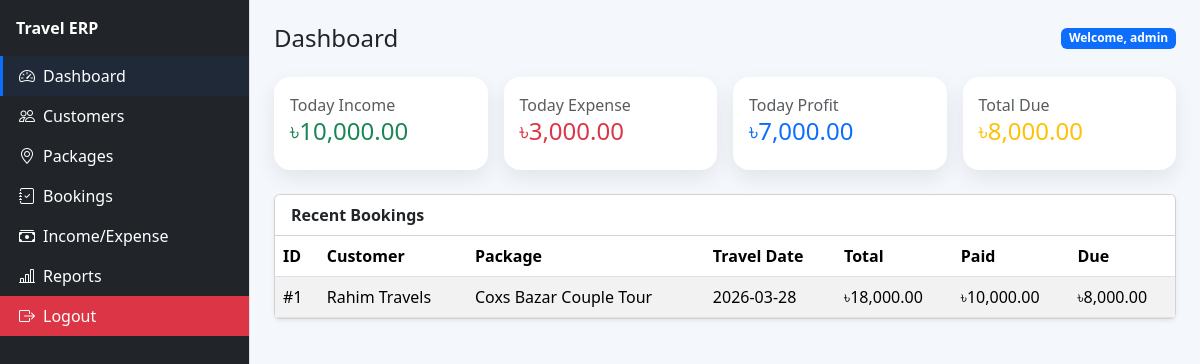
The page /dashboard.php?page=dashboard (signed in) on the database its author committed.
### tables this page shows
CREATE TABLE IF NOT EXISTS bookings (
    id INT AUTO_INCREMENT PRIMARY KEY,
    customer_id INT NOT NULL,
    package_id INT NOT NULL,
    travel_date DATE NOT NULL,
    traveler_count INT NOT NULL,
    total_price DECIMAL(12,2) NOT NULL,
    paid_amount DECIMAL(12,2) NOT NULL DEFAULT 0,
    due_amount DECIMAL(12,2) NOT NULL DEFAULT 0,
    status ENUM('paid','partial') DEFAULT 'partial',
    created_at TIMESTAMP DEFAULT CURRENT_TIMESTAMP,
    CONSTRAINT fk_booking_customer FOREIGN KEY (customer_id) REFERENCES customers(id) ON DELETE CASCADE,
    CONSTRAINT fk_booking_package FOREIGN KEY (package_id) REFERENCES packages(id) ON DELETE CASCADE
);

CREATE TABLE IF NOT EXISTS customers (
    id INT AUTO_INCREMENT PRIMARY KEY,
    name VARCHAR(150) NOT NULL,
    phone VARCHAR(30) NOT NULL,
    email VARCHAR(150),
    address TEXT,
    created_at TIMESTAMP DEFAULT CURRENT_TIMESTAMP
);

CREATE TABLE IF NOT EXISTS packages (
    id INT AUTO_INCREMENT PRIMARY KEY,
    title VARCHAR(150) NOT NULL,
    destination VARCHAR(120) NOT NULL,
    days INT NOT NULL,
    base_price DECIMAL(12,2) NOT NULL,
    description TEXT,
    created_at TIMESTAMP DEFAULT CURRENT_TIMESTAMP
);

### config/helpers.php (called while the page is built, shortened)
<?php
function e(string $value): string
{
    return htmlspecialchars($value, ENT_QUOTES, 'UTF-8');
}
function money(float $value): string
{
    return number_format($value, 2);
}

### pages/dashboard.php (the view)
<?php
$today = date('Y-m-d');
$incomeToday = (float) ($conn->query("SELECT COALESCE(SUM(amount),0) total FROM transactions WHERE type='income' AND date='$today'")->fetch_assoc()['total'] ?? 0);
$expenseToday = (float) ($conn->query("SELECT COALESCE(SUM(amount),0) total FROM transactions WHERE type='expense' AND date='$today'")->fetch_assoc()['total'] ?? 0);
$dueTotal = (float) ($conn->query("SELECT COALESCE(SUM(due_amount),0) total FROM bookings")->fetch_assoc()['total'] ?? 0);
$profitToday = $incomeToday - $expenseToday;
$recentBookings = $conn->query("SELECT b.id, c.name customer, p.title package, b.travel_date, b.total_price, b.paid_amount, b.due_amount FROM bookings b JOIN customers c ON c.id=b.customer_id JOIN packages p ON p.id=b.package_id ORDER BY b.id DESC LIMIT 8");
?>
<div class="row g-3 mb-4">
    <div class="col-md-3"><div class="card card-stat p-3"><div class="text-muted">Today Income</div><h4 class="text-success">৳<?= money($incomeToday) ?></h4></div></div>
    <div class="col-md-3"><div class="card card-stat p-3"><div class="text-muted">Today Expense</div><h4 class="text-danger">৳<?= money($expenseToday) ?></h4></div></div>
    <div class="col-md-3"><div class="card card-stat p-3"><div class="text-muted">Today Profit</div><h4 class="text-primary">৳<?= money($profitToday) ?></h4></div></div>
    <div class="col-md-3"><div class="card card-stat p-3"><div class="text-muted">Total Due</div><h4 class="text-warning">৳<?= money($dueTotal) ?></h4></div></div>
</div>
<div class="card shadow-sm">
    <div class="card-header bg-white fw-bold">Recent Bookings</div>
    <div class="table-responsive">
        <table class="table table-striped mb-0">
            <thead><tr><th>ID</th><th>Customer</th><th>Package</th><th>Travel Date</th><th>Total</th><th>Paid</th><th>Due</th></tr></thead>
            <tbody>
            <?php while ($row = $recentBookings->fetch_assoc()): ?>
                <tr>
                    <td>#<?= e($row['id']) ?></td>
                    <td><?= e($row['customer']) ?></td>
                    <td><?= e($row['package']) ?></td>
                    <td><?= e($row['travel_date']) ?></td>
                    <td>৳<?= money((float) $row['total_price']) ?></td>
                    <td>৳<?= money((float) $row['paid_amount']) ?></td>
                    <td>৳<?= money((float) $row['due_amount']) ?></td>
                </tr>
            <?php endwhile; ?>
            </tbody>
        </table>
    </div>
</div>

### assets/style.css (style rules this page uses)
body { background: #f4f7fb; font-family: 'Segoe UI', Tahoma, Geneva, Verdana, sans-serif; }
.card-stat { border: 0; border-radius: 16px; box-shadow: 0 8px 20px rgba(0, 0, 0, 0.08); }

### rows shown on the page
bookings: id "1", customer.name "Rahim Travels", package.title "Coxs Bazar Couple Tour", travel_date "2026-03-28", total_price "18,000.00", paid_amount "10,000.00", due_amount "8,000.00"

### other values the page prints
$page "Dashboard"
$_SESSION['admin_name'] "admin"
money($incomeToday) "10,000.00"
money($expenseToday) "3,000.00"
money($profitToday) "7,000.00"
money($dueTotal) "8,000.00"
